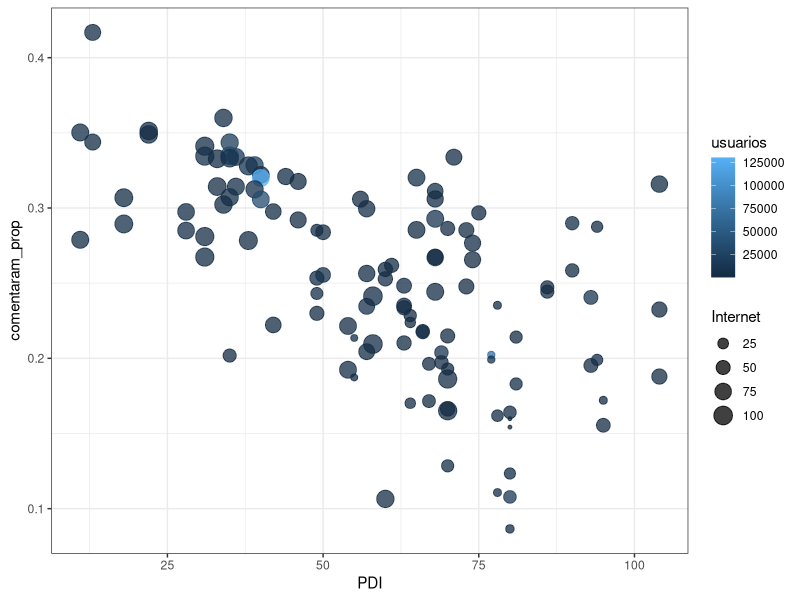
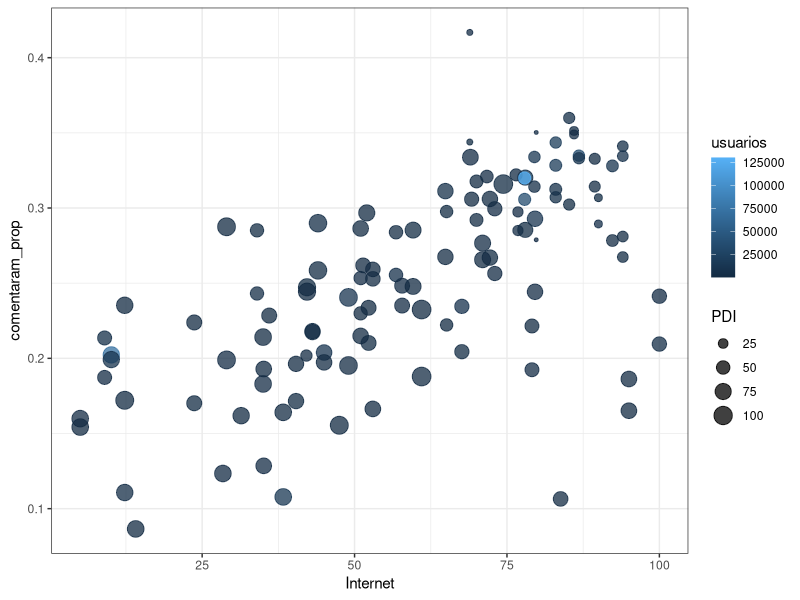
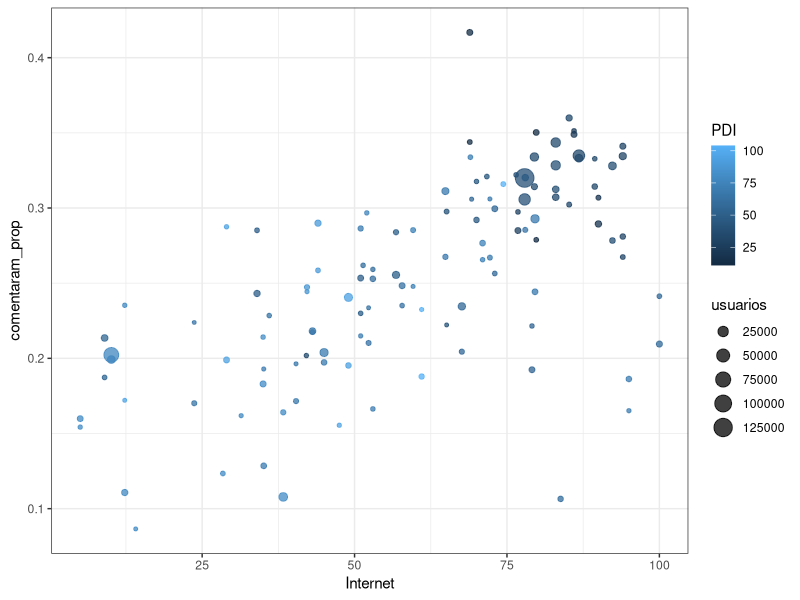
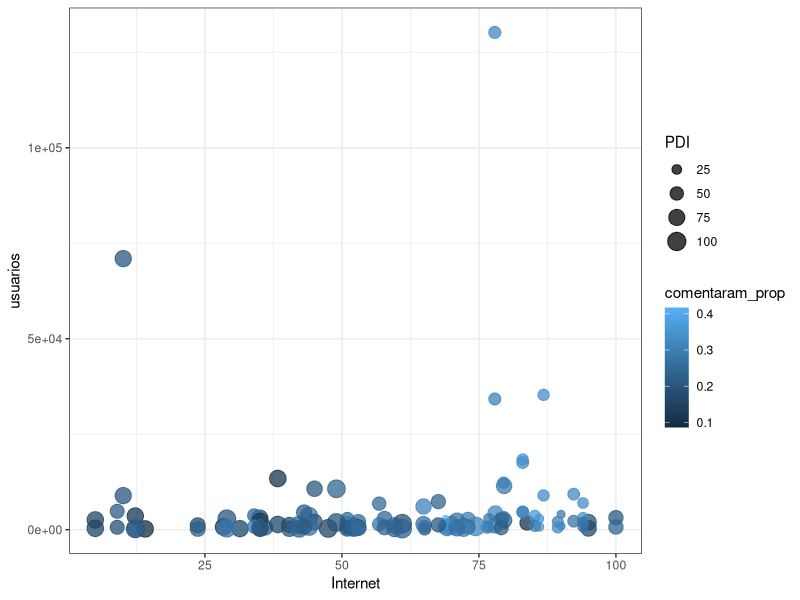
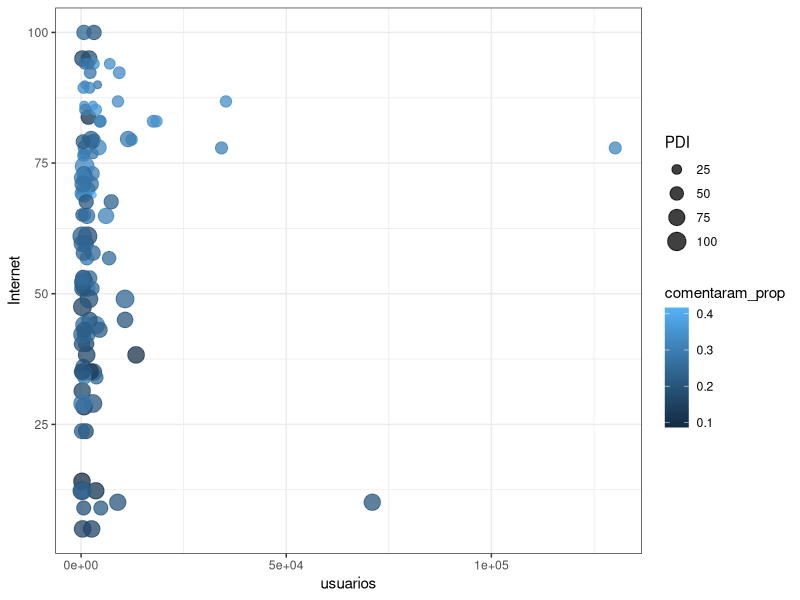
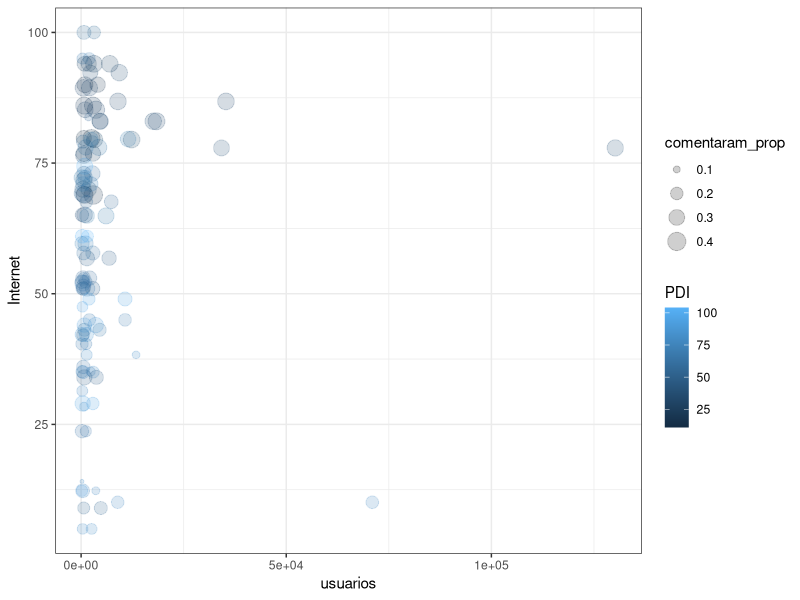

These charts were generated, in order, by the following R code:
## ---- chunk 1
library(tidyverse)
library(here)
library(viridis)
theme_set(theme_bw())

knitr::opts_chunk$set(tidy = FALSE,
                      fig.width = 6,
                      fig.height = 5)
## ---- chunk 2
dados = read_csv(
    here::here("data/participation-per-country.csv"),
    col_types = cols(
        .default = col_double(),
        site = col_character(),
        country = col_character(),
        geo = col_character(),
        four_regions = col_character(),
        eight_regions = col_character(),
        six_regions = col_character(),
        `World bank income group 2017` = col_character()
    )
) %>% 
    filter(usuarios > 200)
glimpse(dados)
## ---- chunk 3
    dados %>%
        ggplot(aes(
            x = comentaram_prop,
            y = PDI,
            size = Internet,
            color = usuarios
        )) +
        geom_point(alpha = .75) +
        coord_flip()
## ---- chunk 4
    dados %>%
        ggplot(aes(
            x = comentaram_prop,
            y = Internet,
            size = PDI,
            color = usuarios
        )) +
        geom_point(alpha = .75) +
        coord_flip()
## ---- chunk 5
    dados %>%
        ggplot(aes(
            x = comentaram_prop,
            y = Internet,
            size = usuarios,
            color = PDI
        )) +
        geom_point(alpha = .75) +
        coord_flip()
## ---- chunk 6
    dados %>%
        ggplot(aes(
            x = usuarios,
            y = Internet,
            size = PDI,
            color = comentaram_prop
        )) +
        geom_point(alpha = .75) +
        coord_flip()
## ---- chunk 7
    dados %>%
        ggplot(aes(
            x = Internet,
            y = usuarios,
            size = PDI,
            color = comentaram_prop
        )) +
        geom_point(alpha = .75) +
        coord_flip()
## ---- chunk 8
    dados %>%
        ggplot(aes(
            x = Internet,
            y = usuarios,
            size = comentaram_prop,
            color = PDI
        )) +
        geom_point(alpha = .19) +
        coord_flip()
